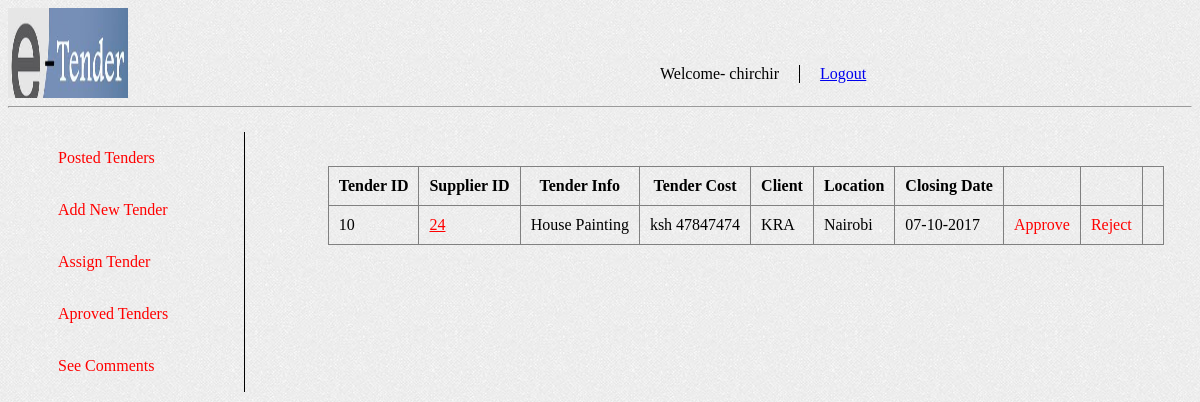
The page /admin/assigntender.php (signed in) on the database its author committed.
### tables this page shows
CREATE TABLE `Tender_details` (
  `tender_id` int(100) NOT NULL,
  `tender_info` varchar(1000) NOT NULL,
  `tender_descr` varchar(500) DEFAULT NULL,
  `tender_cost` varchar(100) NOT NULL,
  `client` varchar(100) NOT NULL,
  `location` varchar(100) NOT NULL,
  `bid` int(2) NOT NULL,
  `pending` int(2) NOT NULL,
  `closing_date` varchar(50) NOT NULL,
  `userID` int(100) NOT NULL
);

### admin/authent.php (called while the page is built, shortened)
<?php
$query = $DBcon->query("SELECT * FROM admin WHERE adminID=".$_SESSION['userSession']);
$userRow=$query->fetch_array();
?>

### admin/assigntender.php (the view, shortened to what this page needs)
<?php
include_once 'connectadmin.php';
include_once 'authent.php';
?>
<html>
      <head>
            <link rel ="stylesheet" type = "text/css" href ="css/index.css"/>
            <link rel ="stylesheet" type = "text/css" href ="css/adminpage.css"/>
      </head>
      <body background = "../bg.jpg">
      <div id = "header">
            <div class ="logo">
                  <img src="../images/e-tender.jpeg" alt="logo" height="90px" width ="120px">
            </div>
                  <div id ="welcomeadmin">
                        <ul>
                              <li id ="username">Welcome- <?php echo $userRow['username']; ?></li>
                              <li><a href ="logout.php?logout">Logout</li>
                        </ul>
                  </div>
                  <hr>
            </div>
      <div id ="menu">
                  <nav>
                        <ul>
                              <li><a href ="adminpage.php">Posted Tenders</a></li>
                              <li><a href="posttender.php">Add New Tender</li>
                              <li><a href ="assigntender.php">Assign Tender</a></li>
                              <li><a href ="approvedTenders.php">Aproved Tenders</a></li>
                              <li><a href ="comments.php">See Comments</a></li>
                        </ul>
                  </nav>
                  <div id ="showtender">
<?php
if($result = $DBcon->query("SELECT * FROM Tender_details where  bid=1 and pending=0  order by tender_id")){
if ($result->num_rows > 0){
echo'<div id="flip">';
echo "<table border='' cellpadding='10'>";
echo "<tr><th>Tender ID</th><th>Supplier ID</th><th>Tender Info</th><th>Tender Cost</th><th>Client</th><th>Location</th><th>Closing Date</th><th></th><th></th><th></th></tr>";
while ($row = $result->fetch_object())
{
echo "<tr>";
echo "<td>" . $row->tender_id . "</td>";
echo "<td><a style='text-decoration:underline' href='checksupplier.php?id=" . $row->userID . "'>".$row->userID."</a></td>";
echo "<td>" . $row->tender_info . "</td>";
echo "<td>" . $row->tender_cost. "</td>";
echo "<td>" . $row->client. "</td>";
echo "<td>" . $row->location. "</td>";
echo "<td>" . $row->closing_date. "</td>";
echo "<td><a href='acceptRequest.php?id=" . $row->tender_id . "'>Approve</a></td>";
echo "<td><a href='reject.php?id=" . $row->tender_id . "'>Reject</a></td>";
echo "</tr>";
}
echo "</table>";
echo"</div>";
}
else
{
echo "all tenders have been approved or rejected!!";
}
}else
{
echo "Error: " . $DBcon->error;
}
?>
                  </div>
                  </div>
      </body>
</html>

### admin/css/index.css (style rules this page uses)
#menu { position: relative; width:100%; height: ; }
#menu nav { position: absolute; width: 20%; height:100%; }
#menu ul { border-right: 1px solid black; list-style: none; }
#menu li { padding: 17px 10px; }
#menu a { text-decoration: none; }
#menu a:link { color: red; }

### admin/css/adminpage.css (style rules this page uses)
#welcomeadmin { position: absolute; top:49px; left:50%; }
#welcomeadmin ul { list-style: none; }
#welcomeadmin li { float: left; padding: 0px 20px; }
#username { border-right: 1px solid black; }
#showtender { position: absolute; top:50px; left:27%; }
#showtender table { border-collapse: collapse; }

### rows shown on the page
tender_details: tender_id "10", userID "24", tender_info "House Painting", tender_cost "ksh 47847474", client "KRA", location "Nairobi", closing_date "07-10-2017"

### other values the page prints
$userRow['username'] "chirchir"
